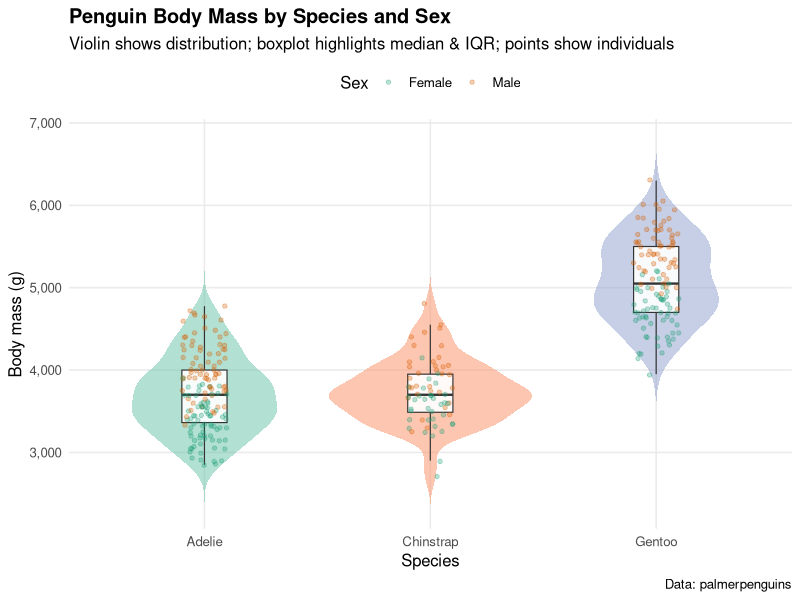
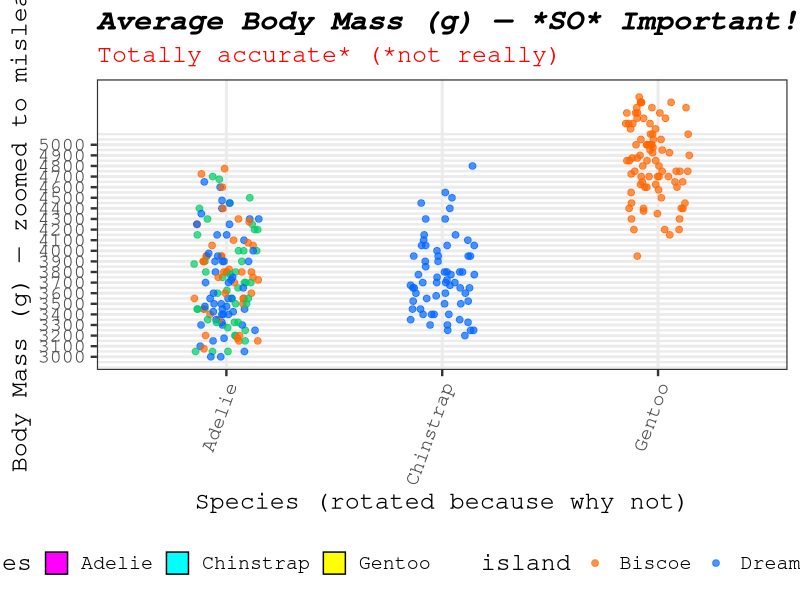
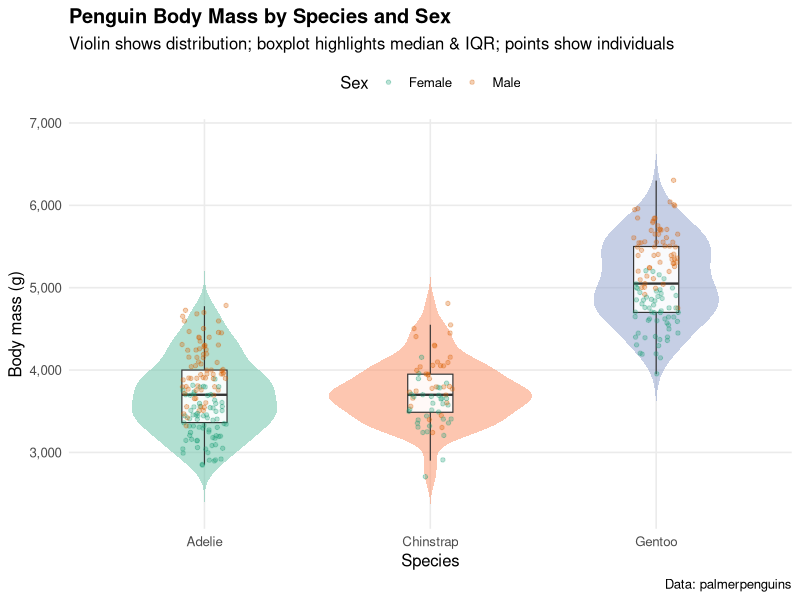
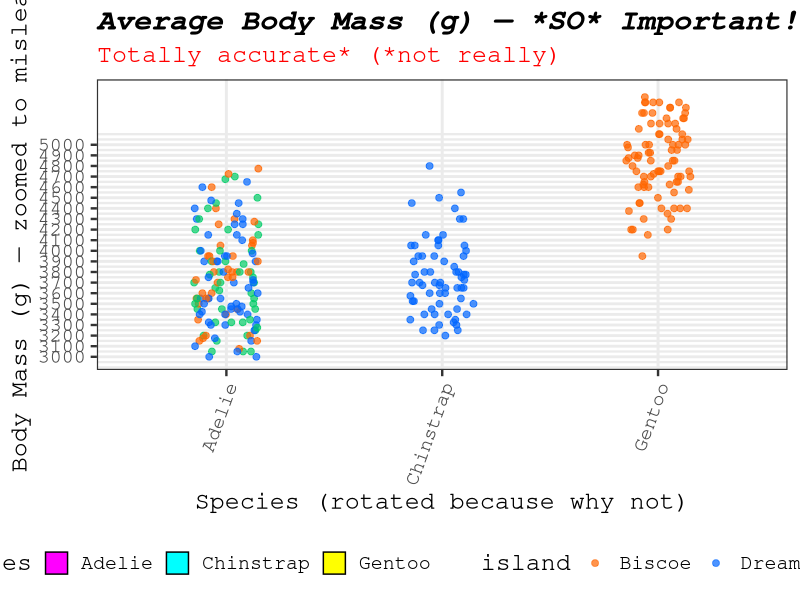

These figures' R source, in order:
## ---- chunk 1
#| label: setup
# packages
library(tidyverse)
library(palmerpenguins)
library(here)

# ensure output dir
dir.create(here("Week_08", "output"), recursive = TRUE, showWarnings = FALSE)

# minimal cleaned data
dat <- penguins %>%
  select(species, island, sex, body_mass_g, flipper_length_mm, bill_length_mm) %>%
  drop_na(species, sex, body_mass_g, flipper_length_mm, bill_length_mm)

glimpse(dat)
## ---- chunk 2
#| label: good-plot
#| fig-cap: "Good plot: distribution of body mass by species and sex (violin + box + jitter)."
p_good <- dat %>%
  mutate(sex = str_to_title(sex)) %>%
  ggplot(aes(x = species, y = body_mass_g)) +
  geom_violin(aes(fill = species), color = NA, alpha = 0.5, width = 0.9, trim = FALSE) +
  geom_boxplot(width = 0.2, outlier.shape = NA, alpha = 0.9, linewidth = 0.4) +
  geom_jitter(aes(color = sex), width = 0.1, alpha = 0.3, size = 1.2, show.legend = TRUE) +
  scale_y_continuous(labels = scales::label_comma()) +
  scale_fill_brewer(palette = "Set2", guide = "none") +
  scale_color_brewer(palette = "Dark2", name = "Sex") +
  labs(
    title = "Penguin Body Mass by Species and Sex",
    subtitle = "Violin shows distribution; boxplot highlights median & IQR; points show individuals",
    x = "Species", y = "Body mass (g)",
    caption = "Data: palmerpenguins"
  ) +
  theme_minimal(base_size = 12) +
  theme(
    legend.position = "top",
    panel.grid.minor = element_blank(),
    plot.title = element_text(face = "bold")
  )

p_good
ggsave(here("Week_08","output","good_plot.png"), p_good, width = 9, height = 5, dpi = 320)
## ---- chunk 3
#| label: bad-plot
#| fig-cap: "Bad plot: misleading axis, pointless decoration, hard-to-read text, and chartjunk."
set.seed(123)

# Summaries (I'll misuse them)
sum_bad <- dat %>%
  group_by(species) %>%
  summarise(mean_mass = mean(body_mass_g), .groups = "drop")

# BAD choices:
# - Start y-axis at 3000 (not zero) to exaggerate small differences
# - Random neon colors, busy grid, rotated labels
# - Add jittered points over bars (but they are unrelated to bar heights)
# - Overwrite aesthetics in conflicting ways
# - Use ugly fonts and excessive text size
p_bad <- ggplot(sum_bad, aes(x = species, y = mean_mass, fill = species)) +
  geom_col(width = 0.4, color = "black") +
  geom_point(data = dat,
             aes(x = species, y = body_mass_g, color = island),
             position = position_jitter(width = 0.15, height = 0), alpha = 0.7, size = 2, inherit.aes = FALSE) +
  scale_y_continuous(limits = c(3000, max(sum_bad$mean_mass) + 400), breaks = seq(3000, 5000, 100)) +
  scale_fill_manual(values = c("Adelie"="#ff00ff","Chinstrap"="#00ffff","Gentoo"="#ffff00")) +
  scale_color_manual(values = c("Biscoe"="#ff6600","Dream"="#0066ff","Torgersen"="#00cc66")) +
  labs(
    title = "Average Body Mass (g) — *SO* Important!!!",
    subtitle = "Totally accurate* (*not really)",
    x = "Species (rotated because why not)",
    y = "Body Mass (g) — zoomed to mislead"
  ) +
  theme_bw(base_size = 18, base_family = "Courier") +
  theme(
    panel.grid.major = element_line(linewidth = 1),
    panel.grid.minor = element_line(linewidth = 0.8),
    legend.position = "bottom",
    axis.text.x = element_text(angle = 70, hjust = 1, vjust = 1),
    plot.title = element_text(face = "bold.italic"),
    plot.subtitle = element_text(colour = "red")
  )

p_bad
ggsave(here("Week_08","output","bad_plot.png"), p_bad, width = 10, height = 7, dpi = 200)

